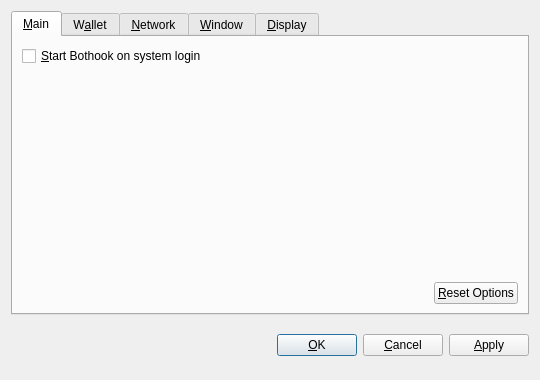
<?xml version="1.0" encoding="UTF-8"?>
<ui version="4.0">
 <class>OptionsDialog</class>
 <widget class="QDialog" name="OptionsDialog">
  <property name="geometry">
   <rect>
    <x>0</x>
    <y>0</y>
    <width>540</width>
    <height>380</height>
   </rect>
  </property>
  <property name="windowTitle">
   <string>Options</string>
  </property>
  <property name="modal">
   <bool>true</bool>
  </property>
  <layout class="QVBoxLayout" name="verticalLayout">
   <item>
    <widget class="QTabWidget" name="tabWidget">
     <property name="tabPosition">
      <enum>QTabWidget::North</enum>
     </property>
     <property name="currentIndex">
      <number>0</number>
     </property>
     <widget class="QWidget" name="tabMain">
      <attribute name="title">
       <string>&amp;Main</string>
      </attribute>
      <layout class="QVBoxLayout" name="verticalLayout_Main">
       <item>
        <widget class="QCheckBox" name="bitcoinAtStartup">
         <property name="toolTip">
          <string>Automatically start Bothook after logging in to the system.</string>
         </property>
         <property name="text">
          <string>&amp;Start Bothook on system login</string>
         </property>
        </widget>
       </item>
       <item>
        <spacer name="verticalSpacer_Main">
         <property name="orientation">
          <enum>Qt::Vertical</enum>
         </property>
         <property name="sizeHint" stdset="0">
          <size>
           <width>20</width>
           <height>40</height>
          </size>
         </property>
        </spacer>
       </item>
       <item>
        <layout class="QHBoxLayout" name="horizontalLayout_2_Main">
         <item>
          <spacer name="horizontalSpacer_2_Main">
           <property name="orientation">
            <enum>Qt::Horizontal</enum>
           </property>
           <property name="sizeHint" stdset="0">
            <size>
             <width>40</width>
             <height>20</height>
            </size>
           </property>
          </spacer>
         </item>
         <item>
          <widget class="QPushButton" name="resetButton">
           <property name="toolTip">
            <string>Reset all client options to default.</string>
           </property>
           <property name="text">
            <string>&amp;Reset Options</string>
           </property>
           <property name="autoDefault">
            <bool>false</bool>
           </property>
          </widget>
         </item>
        </layout>
       </item>
      </layout>
     </widget>
     <widget class="QWidget" name="tabWallet">
      <attribute name="title">
       <string>W&amp;allet</string>
      </attribute>
      <layout class="QVBoxLayout" name="verticalLayout_Network">
       <item>
        <widget class="QLabel" name="transactionFeeInfoLabel">
         <property name="text">
          <string>Optional transaction fee per kB that helps make sure your transactions are processed quickly. Most transactions are 1 kB.</string>
         </property>
         <property name="textFormat">
          <enum>Qt::PlainText</enum>
         </property>
         <property name="wordWrap">
          <bool>true</bool>
         </property>
        </widget>
       </item>
       <item>
        <layout class="QHBoxLayout" name="horizontalLayout_1_Main">
         <item>
          <widget class="QLabel" name="transactionFeeLabel">
           <property name="text">
            <string>Pay transaction &amp;fee</string>
           </property>
           <property name="textFormat">
            <enum>Qt::PlainText</enum>
           </property>
           <property name="buddy">
            <cstring>transactionFee</cstring>
           </property>
          </widget>
         </item>
         <item>
          <widget class="BitcoinAmountField" name="transactionFee"/>
         </item>
         <item>
          <spacer name="horizontalSpacer_1_Main">
           <property name="orientation">
            <enum>Qt::Horizontal</enum>
           </property>
           <property name="sizeHint" stdset="0">
            <size>
             <width>40</width>
             <height>20</height>
            </size>
           </property>
          </spacer>
         </item>
        </layout>
       </item>
       <item>
        <widget class="QLabel" name="label">
         <property name="text">
          <string>If you disable the spending of unconfirmed change, the change from a transaction cannot be used until that transaction has at least one confirmation. This also affects how your balance is computed.</string>
         </property>
         <property name="wordWrap">
          <bool>true</bool>
         </property>
        </widget>
       </item>
       <item>
        <widget class="QCheckBox" name="spendZeroConfChange">
         <property name="text">
          <string>Spend unconfirmed change  (experts only)</string>
         </property>
        </widget>
       </item>
       <item>
        <spacer name="verticalSpacer">
         <property name="orientation">
          <enum>Qt::Vertical</enum>
         </property>
         <property name="sizeHint" stdset="0">
          <size>
           <width>20</width>
           <height>40</height>
          </size>
         </property>
        </spacer>
       </item>
      </layout>
     </widget>
     <widget class="QWidget" name="tabNetwork">
      <attribute name="title">
       <string>&amp;Network</string>
      </attribute>
      <layout class="QVBoxLayout" name="verticalLayout_Network">
       <item>
        <widget class="QCheckBox" name="mapPortUpnp">
         <property name="toolTip">
          <string>Automatically open the Bothook client port on the router. This only works when your router supports UPnP and it is enabled.</string>
         </property>
         <property name="text">
          <string>Map port using &amp;UPnP</string>
         </property>
        </widget>
       </item>
       <item>
        <widget class="QCheckBox" name="connectSocks">
         <property name="toolTip">
          <string>Connect to the Bothook network through a SOCKS proxy (e.g. when connecting through Tor).</string>
         </property>
         <property name="text">
          <string>&amp;Connect through SOCKS proxy:</string>
         </property>
        </widget>
       </item>
       <item>
        <layout class="QHBoxLayout" name="horizontalLayout_Network">
         <item>
          <widget class="QLabel" name="proxyIpLabel">
           <property name="text">
            <string>Proxy &amp;IP:</string>
           </property>
           <property name="textFormat">
            <enum>Qt::PlainText</enum>
           </property>
           <property name="buddy">
            <cstring>proxyIp</cstring>
           </property>
          </widget>
         </item>
         <item>
          <widget class="QValidatedLineEdit" name="proxyIp">
           <property name="maximumSize">
            <size>
             <width>140</width>
             <height>16777215</height>
            </size>
           </property>
           <property name="toolTip">
            <string>IP address of the proxy (e.g. 127.0.0.1)</string>
           </property>
          </widget>
         </item>
         <item>
          <widget class="QLabel" name="proxyPortLabel">
           <property name="text">
            <string>&amp;Port:</string>
           </property>
           <property name="textFormat">
            <enum>Qt::PlainText</enum>
           </property>
           <property name="buddy">
            <cstring>proxyPort</cstring>
           </property>
          </widget>
         </item>
         <item>
          <widget class="QLineEdit" name="proxyPort">
           <property name="maximumSize">
            <size>
             <width>55</width>
             <height>16777215</height>
            </size>
           </property>
           <property name="toolTip">
            <string>Port of the proxy (e.g. 9050)</string>
           </property>
          </widget>
         </item>
         <item>
          <widget class="QLabel" name="socksVersionLabel">
           <property name="text">
            <string>SOCKS &amp;Version:</string>
           </property>
           <property name="textFormat">
            <enum>Qt::PlainText</enum>
           </property>
           <property name="buddy">
            <cstring>socksVersion</cstring>
           </property>
          </widget>
         </item>
         <item>
          <widget class="QValueComboBox" name="socksVersion">
           <property name="toolTip">
            <string>SOCKS version of the proxy (e.g. 5)</string>
           </property>
          </widget>
         </item>
         <item>
          <spacer name="horizontalSpacer_Network">
           <property name="orientation">
            <enum>Qt::Horizontal</enum>
           </property>
           <property name="sizeHint" stdset="0">
            <size>
             <width>40</width>
             <height>20</height>
            </size>
           </property>
          </spacer>
         </item>
        </layout>
       </item>
       <item>
        <spacer name="verticalSpacer_Network">
         <property name="orientation">
          <enum>Qt::Vertical</enum>
         </property>
         <property name="sizeHint" stdset="0">
          <size>
           <width>20</width>
           <height>40</height>
          </size>
         </property>
        </spacer>
       </item>
      </layout>
     </widget>
     <widget class="QWidget" name="tabWindow">
      <attribute name="title">
       <string>&amp;Window</string>
      </attribute>
      <layout class="QVBoxLayout" name="verticalLayout_Window">
       <item>
        <widget class="QCheckBox" name="minimizeToTray">
         <property name="toolTip">
          <string>Show only a tray icon after minimizing the window.</string>
         </property>
         <property name="text">
          <string>&amp;Minimize to the tray instead of the taskbar</string>
         </property>
        </widget>
       </item>
       <item>
        <widget class="QCheckBox" name="minimizeOnClose">
         <property name="toolTip">
          <string>Minimize instead of exit the application when the window is closed. When this option is enabled, the application will be closed only after selecting Quit in the menu.</string>
         </property>
         <property name="text">
          <string>M&amp;inimize on close</string>
         </property>
        </widget>
       </item>
       <item>
        <spacer name="verticalSpacer_Window">
         <property name="orientation">
          <enum>Qt::Vertical</enum>
         </property>
         <property name="sizeHint" stdset="0">
          <size>
           <width>20</width>
           <height>40</height>
          </size>
         </property>
        </spacer>
       </item>
      </layout>
     </widget>
     <widget class="QWidget" name="tabDisplay">
      <attribute name="title">
       <string>&amp;Display</string>
      </attribute>
      <layout class="QVBoxLayout" name="verticalLayout_Display">
       <item>
        <layout class="QHBoxLayout" name="horizontalLayout_1_Display">
         <item>
          <widget class="QLabel" name="langLabel">
           <property name="text">
            <string>User Interface &amp;language:</string>
           </property>
           <property name="textFormat">
            <enum>Qt::PlainText</enum>
           </property>
           <property name="buddy">
            <cstring>lang</cstring>
           </property>
          </widget>
         </item>
         <item>
          <widget class="QValueComboBox" name="lang">
           <property name="toolTip">
            <string>The user interface language can be set here. This setting will take effect after restarting Bothook.</string>
           </property>
          </widget>
         </item>
        </layout>
       </item>
       <item>
        <layout class="QHBoxLayout" name="horizontalLayout_2_Display">
         <item>
          <widget class="QLabel" name="unitLabel">
           <property name="text">
            <string>&amp;Unit to show amounts in:</string>
           </property>
           <property name="textFormat">
            <enum>Qt::PlainText</enum>
           </property>
           <property name="buddy">
            <cstring>unit</cstring>
           </property>
          </widget>
         </item>
         <item>
          <widget class="QValueComboBox" name="unit">
           <property name="toolTip">
            <string>Choose the default subdivision unit to show in the interface and when sending coins.</string>
           </property>
          </widget>
         </item>
        </layout>
       </item>
       <item>
        <widget class="QCheckBox" name="displayAddresses">
         <property name="toolTip">
          <string>Whether to show Bothook addresses in the transaction list or not.</string>
         </property>
         <property name="text">
          <string>&amp;Display addresses in transaction list</string>
         </property>
        </widget>
       </item>
       <item>
        <widget class="QCheckBox" name="coinControlFeatures">
         <property name="toolTip">
          <string>Whether to show coin control features or not.</string>
         </property>
         <property name="text">
          <string>Display coin &amp;control features (experts only!)</string>
         </property>
        </widget>
       </item>
       <item>
        <spacer name="verticalSpacer_Display">
         <property name="orientation">
          <enum>Qt::Vertical</enum>
         </property>
         <property name="sizeHint" stdset="0">
          <size>
           <width>20</width>
           <height>40</height>
          </size>
         </property>
        </spacer>
       </item>
      </layout>
     </widget>
    </widget>
   </item>
   <item>
    <layout class="QHBoxLayout" name="horizontalLayout_Buttons">
     <item>
      <spacer name="horizontalSpacer_1">
       <property name="orientation">
        <enum>Qt::Horizontal</enum>
       </property>
       <property name="sizeHint" stdset="0">
        <size>
         <width>40</width>
         <height>48</height>
        </size>
       </property>
      </spacer>
     </item>
     <item>
      <widget class="QLabel" name="statusLabel">
       <property name="font">
        <font>
         <weight>75</weight>
         <bold>true</bold>
        </font>
       </property>
       <property name="text">
        <string/>
       </property>
       <property name="textFormat">
        <enum>Qt::PlainText</enum>
       </property>
       <property name="wordWrap">
        <bool>true</bool>
       </property>
      </widget>
     </item>
     <item>
      <spacer name="horizontalSpacer_2">
       <property name="orientation">
        <enum>Qt::Horizontal</enum>
       </property>
       <property name="sizeHint" stdset="0">
        <size>
         <width>40</width>
         <height>48</height>
        </size>
       </property>
      </spacer>
     </item>
     <item>
      <widget class="QPushButton" name="okButton">
       <property name="text">
        <string>&amp;OK</string>
       </property>
      </widget>
     </item>
     <item>
      <widget class="QPushButton" name="cancelButton">
       <property name="text">
        <string>&amp;Cancel</string>
       </property>
       <property name="autoDefault">
        <bool>false</bool>
       </property>
      </widget>
     </item>
     <item>
      <widget class="QPushButton" name="applyButton">
       <property name="text">
        <string>&amp;Apply</string>
       </property>
       <property name="autoDefault">
        <bool>false</bool>
       </property>
      </widget>
     </item>
    </layout>
   </item>
  </layout>
 </widget>
 <customwidgets>
  <customwidget>
   <class>BitcoinAmountField</class>
   <extends>QSpinBox</extends>
   <header>bitcoinamountfield.h</header>
  </customwidget>
  <customwidget>
   <class>QValueComboBox</class>
   <extends>QComboBox</extends>
   <header>qvaluecombobox.h</header>
  </customwidget>
  <customwidget>
   <class>QValidatedLineEdit</class>
   <extends>QLineEdit</extends>
   <header>qvalidatedlineedit.h</header>
  </customwidget>
 </customwidgets>
 <resources/>
 <connections/>
</ui>
